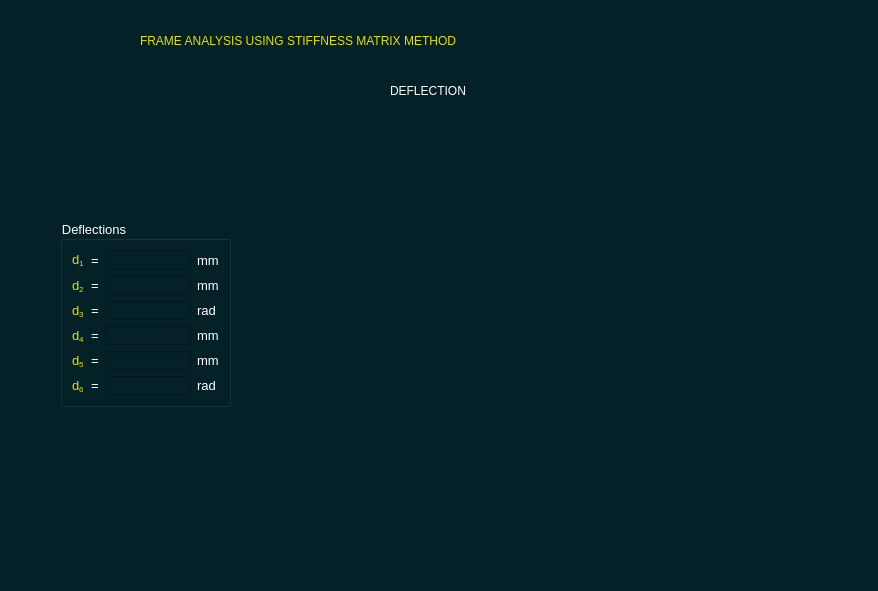
<?xml version="1.0" encoding="UTF-8"?>
<ui version="4.0">
 <class>Form</class>
 <widget class="QWidget" name="Form">
  <property name="geometry">
   <rect>
    <x>0</x>
    <y>0</y>
    <width>878</width>
    <height>591</height>
   </rect>
  </property>
  <property name="minimumSize">
   <size>
    <width>878</width>
    <height>591</height>
   </size>
  </property>
  <property name="maximumSize">
   <size>
    <width>878</width>
    <height>591</height>
   </size>
  </property>
  <property name="windowTitle">
   <string>GRASP Result</string>
  </property>
  <property name="windowIcon">
   <iconset>
    <normaloff>images/icon.PNG</normaloff>images/icon.PNG</iconset>
  </property>
  <property name="styleSheet">
   <string notr="true">background-color: rgb(4, 33, 39);</string>
  </property>
  <widget class="QLabel" name="label_6">
   <property name="geometry">
    <rect>
     <x>140</x>
     <y>20</y>
     <width>651</width>
     <height>41</height>
    </rect>
   </property>
   <property name="styleSheet">
    <string notr="true">color: rgb(226, 226, 0);
font: 75 18pt &quot;Consolas&quot;;</string>
   </property>
   <property name="text">
    <string>FRAME ANALYSIS USING STIFFNESS MATRIX METHOD</string>
   </property>
  </widget>
  <widget class="QLabel" name="label_2">
   <property name="geometry">
    <rect>
     <x>390</x>
     <y>50</y>
     <width>221</width>
     <height>81</height>
    </rect>
   </property>
   <property name="styleSheet">
    <string notr="true">color: rgb(255, 255, 255);
font: 75 14pt &quot;Consolas&quot;;</string>
   </property>
   <property name="text">
    <string>DEFLECTION</string>
   </property>
  </widget>
  <widget class="QGroupBox" name="gridGroupBox_6">
   <property name="geometry">
    <rect>
     <x>60</x>
     <y>220</y>
     <width>171</width>
     <height>187</height>
    </rect>
   </property>
   <property name="font">
    <font>
     <family>MS Shell Dlg 2</family>
     <pointsize>10</pointsize>
     <weight>50</weight>
     <italic>false</italic>
     <bold>false</bold>
    </font>
   </property>
   <property name="styleSheet">
    <string notr="true">font: 10pt &quot;MS Shell Dlg 2&quot;;
color: rgb(255, 255, 255);</string>
   </property>
   <property name="title">
    <string>Deflections</string>
   </property>
   <property name="alignment">
    <set>Qt::AlignLeading|Qt::AlignLeft|Qt::AlignVCenter</set>
   </property>
   <layout class="QGridLayout" name="gridLayout_4">
    <item row="2" column="2">
     <widget class="QLineEdit" name="d3">
      <property name="font">
       <font>
        <family>MS Shell Dlg 2</family>
        <pointsize>10</pointsize>
        <weight>50</weight>
        <italic>false</italic>
        <bold>false</bold>
       </font>
      </property>
      <property name="styleSheet">
       <string notr="true">color: rgb(255, 85, 255);</string>
      </property>
      <property name="alignment">
       <set>Qt::AlignRight|Qt::AlignTrailing|Qt::AlignVCenter</set>
      </property>
      <property name="readOnly">
       <bool>true</bool>
      </property>
     </widget>
    </item>
    <item row="0" column="2">
     <widget class="QLineEdit" name="d1">
      <property name="font">
       <font>
        <family>MS Shell Dlg 2</family>
        <pointsize>10</pointsize>
        <weight>50</weight>
        <italic>false</italic>
        <bold>false</bold>
       </font>
      </property>
      <property name="styleSheet">
       <string notr="true">color: rgb(255, 85, 255);</string>
      </property>
      <property name="alignment">
       <set>Qt::AlignRight|Qt::AlignTrailing|Qt::AlignVCenter</set>
      </property>
      <property name="readOnly">
       <bool>true</bool>
      </property>
     </widget>
    </item>
    <item row="1" column="2">
     <widget class="QLineEdit" name="d2">
      <property name="font">
       <font>
        <family>MS Shell Dlg 2</family>
        <pointsize>10</pointsize>
        <weight>50</weight>
        <italic>false</italic>
        <bold>false</bold>
       </font>
      </property>
      <property name="styleSheet">
       <string notr="true">color: rgb(255, 85, 255);</string>
      </property>
      <property name="alignment">
       <set>Qt::AlignRight|Qt::AlignTrailing|Qt::AlignVCenter</set>
      </property>
      <property name="readOnly">
       <bool>true</bool>
      </property>
     </widget>
    </item>
    <item row="1" column="3">
     <widget class="QLabel" name="label_30">
      <property name="font">
       <font>
        <family>MS Shell Dlg 2</family>
        <pointsize>10</pointsize>
        <weight>50</weight>
        <italic>false</italic>
        <bold>false</bold>
       </font>
      </property>
      <property name="text">
       <string>mm</string>
      </property>
     </widget>
    </item>
    <item row="2" column="3">
     <widget class="QLabel" name="label_44">
      <property name="font">
       <font>
        <family>MS Shell Dlg 2</family>
        <pointsize>10</pointsize>
        <weight>50</weight>
        <italic>false</italic>
        <bold>false</bold>
       </font>
      </property>
      <property name="text">
       <string>rad</string>
      </property>
     </widget>
    </item>
    <item row="0" column="1">
     <widget class="QLabel" name="label_29">
      <property name="font">
       <font>
        <family>MS Shell Dlg 2</family>
        <pointsize>10</pointsize>
        <weight>50</weight>
        <italic>false</italic>
        <bold>false</bold>
       </font>
      </property>
      <property name="text">
       <string>=</string>
      </property>
     </widget>
    </item>
    <item row="1" column="1">
     <widget class="QLabel" name="label_43">
      <property name="font">
       <font>
        <family>MS Shell Dlg 2</family>
        <pointsize>10</pointsize>
        <weight>50</weight>
        <italic>false</italic>
        <bold>false</bold>
       </font>
      </property>
      <property name="text">
       <string>=</string>
      </property>
     </widget>
    </item>
    <item row="0" column="0">
     <widget class="QLabel" name="label_49">
      <property name="font">
       <font>
        <family>MS Shell Dlg 2</family>
        <pointsize>10</pointsize>
        <weight>50</weight>
        <italic>false</italic>
        <bold>false</bold>
       </font>
      </property>
      <property name="styleSheet">
       <string notr="true">color: rgb(226, 226, 0);</string>
      </property>
      <property name="text">
       <string>&lt;html&gt;&lt;head/&gt;&lt;body&gt;&lt;p&gt;d&lt;span style=&quot; vertical-align:sub;&quot;&gt;1&lt;/span&gt;&lt;/p&gt;&lt;/body&gt;&lt;/html&gt;</string>
      </property>
     </widget>
    </item>
    <item row="1" column="0">
     <widget class="QLabel" name="label_46">
      <property name="font">
       <font>
        <family>MS Shell Dlg 2</family>
        <pointsize>10</pointsize>
        <weight>50</weight>
        <italic>false</italic>
        <bold>false</bold>
       </font>
      </property>
      <property name="styleSheet">
       <string notr="true">color: rgb(226, 226, 0);</string>
      </property>
      <property name="text">
       <string>&lt;html&gt;&lt;head/&gt;&lt;body&gt;&lt;p&gt;d&lt;span style=&quot; vertical-align:sub;&quot;&gt;2&lt;/span&gt;&lt;/p&gt;&lt;/body&gt;&lt;/html&gt;</string>
      </property>
     </widget>
    </item>
    <item row="2" column="1">
     <widget class="QLabel" name="label_45">
      <property name="font">
       <font>
        <family>MS Shell Dlg 2</family>
        <pointsize>10</pointsize>
        <weight>50</weight>
        <italic>false</italic>
        <bold>false</bold>
       </font>
      </property>
      <property name="text">
       <string>=</string>
      </property>
     </widget>
    </item>
    <item row="0" column="3">
     <widget class="QLabel" name="label_47">
      <property name="font">
       <font>
        <family>MS Shell Dlg 2</family>
        <pointsize>10</pointsize>
        <weight>50</weight>
        <italic>false</italic>
        <bold>false</bold>
       </font>
      </property>
      <property name="text">
       <string>mm</string>
      </property>
     </widget>
    </item>
    <item row="3" column="2">
     <widget class="QLineEdit" name="d4">
      <property name="font">
       <font>
        <family>MS Shell Dlg 2</family>
        <pointsize>10</pointsize>
        <weight>50</weight>
        <italic>false</italic>
        <bold>false</bold>
       </font>
      </property>
      <property name="styleSheet">
       <string notr="true">color: rgb(255, 85, 255);</string>
      </property>
      <property name="alignment">
       <set>Qt::AlignRight|Qt::AlignTrailing|Qt::AlignVCenter</set>
      </property>
      <property name="readOnly">
       <bool>true</bool>
      </property>
     </widget>
    </item>
    <item row="4" column="1">
     <widget class="QLabel" name="label_50">
      <property name="font">
       <font>
        <family>MS Shell Dlg 2</family>
        <pointsize>10</pointsize>
        <weight>50</weight>
        <italic>false</italic>
        <bold>false</bold>
       </font>
      </property>
      <property name="text">
       <string>=</string>
      </property>
     </widget>
    </item>
    <item row="4" column="2">
     <widget class="QLineEdit" name="d5">
      <property name="font">
       <font>
        <family>MS Shell Dlg 2</family>
        <pointsize>10</pointsize>
        <weight>50</weight>
        <italic>false</italic>
        <bold>false</bold>
       </font>
      </property>
      <property name="styleSheet">
       <string notr="true">color: rgb(255, 85, 255);</string>
      </property>
      <property name="alignment">
       <set>Qt::AlignRight|Qt::AlignTrailing|Qt::AlignVCenter</set>
      </property>
      <property name="readOnly">
       <bool>true</bool>
      </property>
     </widget>
    </item>
    <item row="2" column="0">
     <widget class="QLabel" name="label_48">
      <property name="font">
       <font>
        <family>MS Shell Dlg 2</family>
        <pointsize>10</pointsize>
        <weight>50</weight>
        <italic>false</italic>
        <bold>false</bold>
       </font>
      </property>
      <property name="styleSheet">
       <string notr="true">color: rgb(226, 226, 0);</string>
      </property>
      <property name="text">
       <string>&lt;html&gt;&lt;head/&gt;&lt;body&gt;&lt;p&gt;d&lt;span style=&quot; vertical-align:sub;&quot;&gt;3&lt;/span&gt;&lt;/p&gt;&lt;/body&gt;&lt;/html&gt;</string>
      </property>
     </widget>
    </item>
    <item row="4" column="0">
     <widget class="QLabel" name="label_51">
      <property name="font">
       <font>
        <family>MS Shell Dlg 2</family>
        <pointsize>10</pointsize>
        <weight>50</weight>
        <italic>false</italic>
        <bold>false</bold>
       </font>
      </property>
      <property name="styleSheet">
       <string notr="true">color: rgb(226, 226, 0);</string>
      </property>
      <property name="text">
       <string>&lt;html&gt;&lt;head/&gt;&lt;body&gt;&lt;p&gt;d&lt;span style=&quot; vertical-align:sub;&quot;&gt;5&lt;/span&gt;&lt;/p&gt;&lt;/body&gt;&lt;/html&gt;</string>
      </property>
     </widget>
    </item>
    <item row="4" column="3">
     <widget class="QLabel" name="label_52">
      <property name="font">
       <font>
        <family>MS Shell Dlg 2</family>
        <pointsize>10</pointsize>
        <weight>50</weight>
        <italic>false</italic>
        <bold>false</bold>
       </font>
      </property>
      <property name="text">
       <string>mm</string>
      </property>
     </widget>
    </item>
    <item row="3" column="3">
     <widget class="QLabel" name="label_54">
      <property name="font">
       <font>
        <family>MS Shell Dlg 2</family>
        <pointsize>10</pointsize>
        <weight>50</weight>
        <italic>false</italic>
        <bold>false</bold>
       </font>
      </property>
      <property name="text">
       <string>mm</string>
      </property>
     </widget>
    </item>
    <item row="3" column="1">
     <widget class="QLabel" name="label_55">
      <property name="font">
       <font>
        <family>MS Shell Dlg 2</family>
        <pointsize>10</pointsize>
        <weight>50</weight>
        <italic>false</italic>
        <bold>false</bold>
       </font>
      </property>
      <property name="text">
       <string>=</string>
      </property>
     </widget>
    </item>
    <item row="5" column="3">
     <widget class="QLabel" name="label_96">
      <property name="font">
       <font>
        <family>MS Shell Dlg 2</family>
        <pointsize>10</pointsize>
        <weight>50</weight>
        <italic>false</italic>
        <bold>false</bold>
       </font>
      </property>
      <property name="text">
       <string>rad</string>
      </property>
     </widget>
    </item>
    <item row="5" column="1">
     <widget class="QLabel" name="label_95">
      <property name="font">
       <font>
        <family>MS Shell Dlg 2</family>
        <pointsize>10</pointsize>
        <weight>50</weight>
        <italic>false</italic>
        <bold>false</bold>
       </font>
      </property>
      <property name="text">
       <string>=</string>
      </property>
     </widget>
    </item>
    <item row="5" column="0">
     <widget class="QLabel" name="label_94">
      <property name="font">
       <font>
        <family>MS Shell Dlg 2</family>
        <pointsize>10</pointsize>
        <weight>50</weight>
        <italic>false</italic>
        <bold>false</bold>
       </font>
      </property>
      <property name="styleSheet">
       <string notr="true">color: rgb(226, 226, 0);</string>
      </property>
      <property name="text">
       <string>&lt;html&gt;&lt;head/&gt;&lt;body&gt;&lt;p&gt;d&lt;span style=&quot; vertical-align:sub;&quot;&gt;6&lt;/span&gt;&lt;/p&gt;&lt;/body&gt;&lt;/html&gt;</string>
      </property>
     </widget>
    </item>
    <item row="5" column="2">
     <widget class="QLineEdit" name="d6">
      <property name="font">
       <font>
        <family>MS Shell Dlg 2</family>
        <pointsize>10</pointsize>
        <weight>50</weight>
        <italic>false</italic>
        <bold>false</bold>
       </font>
      </property>
      <property name="styleSheet">
       <string notr="true">color: rgb(255, 85, 255);</string>
      </property>
      <property name="alignment">
       <set>Qt::AlignRight|Qt::AlignTrailing|Qt::AlignVCenter</set>
      </property>
      <property name="readOnly">
       <bool>true</bool>
      </property>
     </widget>
    </item>
    <item row="3" column="0">
     <widget class="QLabel" name="label_53">
      <property name="font">
       <font>
        <family>MS Shell Dlg 2</family>
        <pointsize>10</pointsize>
        <weight>50</weight>
        <italic>false</italic>
        <bold>false</bold>
       </font>
      </property>
      <property name="styleSheet">
       <string notr="true">color: rgb(226, 226, 0);</string>
      </property>
      <property name="text">
       <string>&lt;html&gt;&lt;head/&gt;&lt;body&gt;&lt;p&gt;d&lt;span style=&quot; vertical-align:sub;&quot;&gt;4&lt;/span&gt;&lt;/p&gt;&lt;/body&gt;&lt;/html&gt;</string>
      </property>
     </widget>
    </item>
   </layout>
  </widget>
 </widget>
 <resources/>
 <connections/>
</ui>
